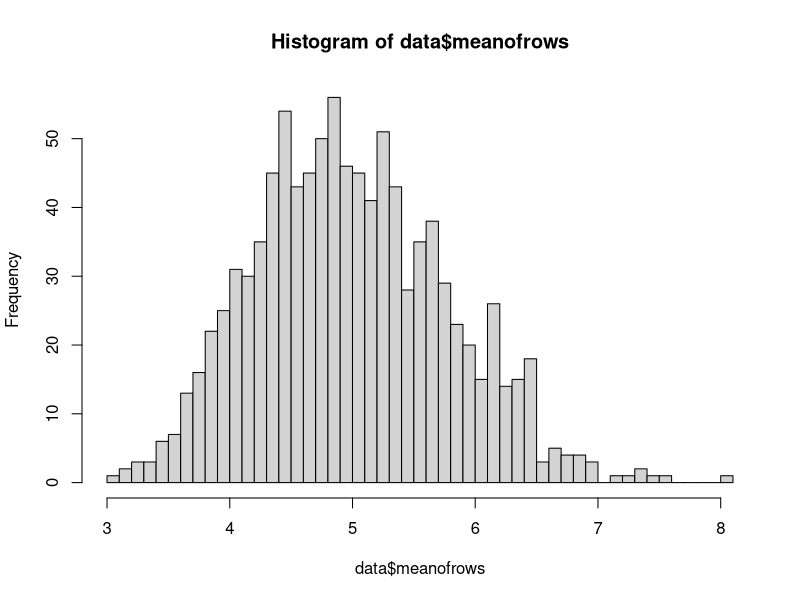
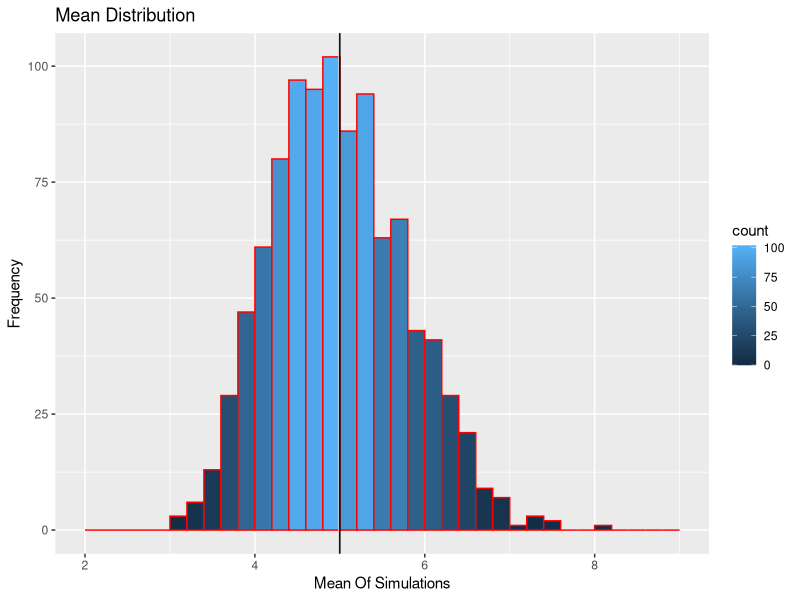
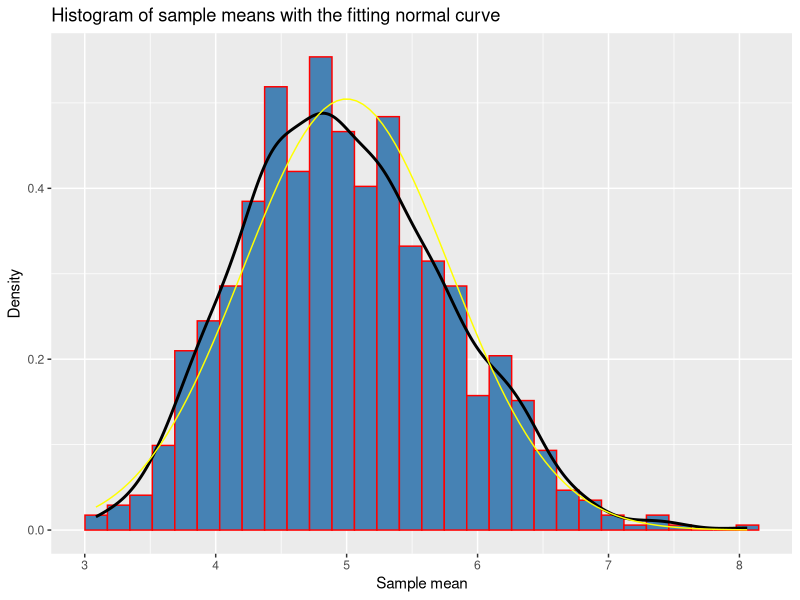
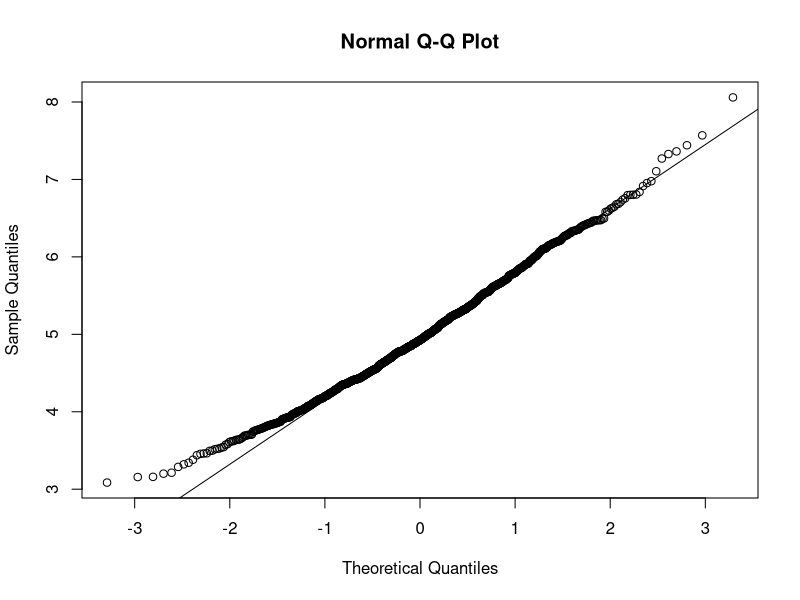

These charts were generated, in order, by the following R code:
## ---- chunk 1
#Setting the echos of all the chunks equal to true.
knitr::opts_chunk$set(echo=TRUE)
#Loading required packages.
library(ggplot2)
## ---- chunk 2
no    <-1000 #Setting the number of simulations to 1000.
size  <-40   #Setting the sample size to 40.
lambda<-0.2  #Setting the lambda to 0.2.
set.seed(1)  #Setting the seed.
#Making a matrix of 1000 rows and 40 columns, where each value is an random exponential value having lambda 0.2.
datamatrix<-matrix(rexp(n=no*size,rate=lambda),no,size)
#Taking the means of the rows.
meanofrows<-rowMeans(datamatrix)
#Merging and making it into a data frame.
data<-data.frame(cbind(datamatrix,meanofrows))
## ---- chunk 3
hist(data$meanofrows,breaks = 40)
mean<-mean(data$meanofrows)
## ---- chunk 4
samplemean<-mean(data$meanofrows)
## ---- chunk 5
theoreticalmean<-(1/lambda)
## ---- chunk 6
errormean=(0.00997479922284/5)*100
## ---- chunk 7
ggplot(data=data,aes(meanofrows))+ 
    geom_histogram(breaks=seq(2,9,by=0.2),col="red",aes(fill=..count..))+ 
    labs(title="Mean Distribution",x="Mean Of Simulations",y="Frequency")+ 
    geom_vline(xintercept=samplemean,colour="lightgrey",show.legend=TRUE)+
    geom_vline(xintercept=theoreticalmean, colour="black", show.legend=TRUE)
## ---- chunk 8
samplevarience<-var(data$meanofrows)
## ---- chunk 9
theoreticalvarience<-((1/lambda)^2)/size
## ---- chunk 10
errorvarience=(0.007292825157303/0.625)*100
## ---- chunk 11
ggplot(data, aes(meanofrows))+
    geom_histogram(aes(y=..density..), alpha=1, position="identity", fill="steelblue", col="red")+
    geom_density(colour="black", size=1)+
    stat_function(fun=dnorm,colour="yellow",args=list(mean= theoreticalmean,sd=sqrt(theoreticalvarience)))+
    ggtitle ("Histogram of sample means with the fitting normal curve ")+xlab("Sample mean")+ylab("Density")
## ---- chunk 12
actualconfidenceinterval<-samplemean+c(-1,1)*1.96*sqrt(samplevarience)/sqrt(size)
theoreticalconfidencefinterval<-theoreticalmean+c(-1,1)*1.96*sqrt(theoreticalvarience)/sqrt(size)
## ---- chunk 13
e1<-((4.755-4.74645878874157)/4.755)*100
e2<-((5.245-5.23359161281275)/5.245)*100
## ---- chunk 14
qqnorm(meanofrows)
qqline(meanofrows)
